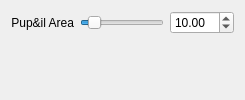
        <widget class="QWidget" name="page_vanhateren">
         <layout class="QGridLayout" name="gridLayout_34">
          <item row="0" column="0">
           <layout class="QGridLayout" name="gridLayout_33">
            <item row="0" column="1">
             <widget class="QSlider" name="pupil_areaSlider">
              <property name="sizePolicy">
               <sizepolicy hsizetype="MinimumExpanding" vsizetype="Minimum">
                <horstretch>0</horstretch>
                <verstretch>0</verstretch>
               </sizepolicy>
              </property>
              <property name="minimum">
               <number>0</number>
              </property>
              <property name="maximum">
               <number>100</number>
              </property>
              <property name="value">
               <number>10</number>
              </property>
              <property name="orientation">
               <enum>Qt::Horizontal</enum>
              </property>
             </widget>
            </item>
            <item row="0" column="2">
             <widget class="QDoubleSpinBox" name="pupil_areaDsb">
              <property name="decimals">
               <number>2</number>
              </property>
              <property name="minimum">
               <double>0.000000000000000</double>
              </property>
              <property name="maximum">
               <double>100.000000000000000</double>
              </property>
              <property name="singleStep">
               <double>0.100000000000000</double>
              </property>
              <property name="value">
               <double>10.000000000000000</double>
              </property>
             </widget>
            </item>
            <item row="0" column="0">
             <widget class="QLabel" name="pupil_area_label">
              <property name="sizePolicy">
               <sizepolicy hsizetype="Minimum" vsizetype="Minimum">
                <horstretch>0</horstretch>
                <verstretch>0</verstretch>
               </sizepolicy>
              </property>
              <property name="text">
               <string>Pup&amp;il Area</string>
              </property>
              <property name="alignment">
               <set>Qt::AlignRight|Qt::AlignTrailing|Qt::AlignVCenter</set>
              </property>
              <property name="buddy">
               <cstring>rhoSlider</cstring>
              </property>
             </widget>
            </item>
           </layout>
          </item>
          <item row="1" column="0">
           <spacer name="verticalSpacer_9">
            <property name="orientation">
             <enum>Qt::Vertical</enum>
            </property>
            <property name="sizeHint" stdset="0">
             <size>
              <width>20</width>
              <height>40</height>
             </size>
            </property>
           </spacer>
          </item>
         </layout>
        </widget>
